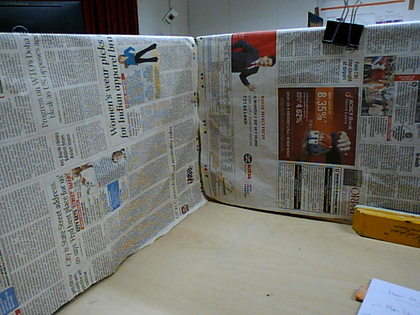
%> input picture img1.png, 420 x 315 px, shrunk from 640 x 480 before the run
$ octave main_script2.m   (GNU Octave 9; MATLAB toolbox functions it lacks are replaced by stand-ins)
%> lines starting %> are read from the running program, lines starting %| are printed output that depends on the picture
I1 = rgb2gray(imread('/home/mehthab/Assignment_3/images/img1.png'));
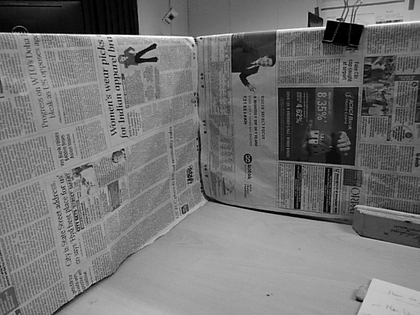
%> I1: size 315x420 uint8; min 0, max 255, mean 115.6
I2 = rgb2gray(imread('/home/mehthab/Assignment_3/images/img2.png'));
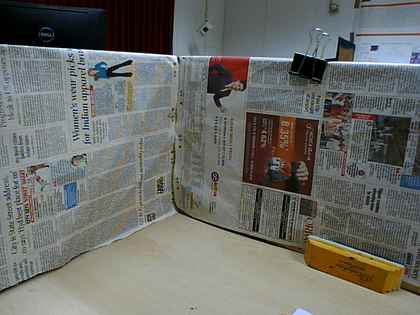
%> input picture img2.png, 420 x 315 px, shrunk from 640 x 480 before the run
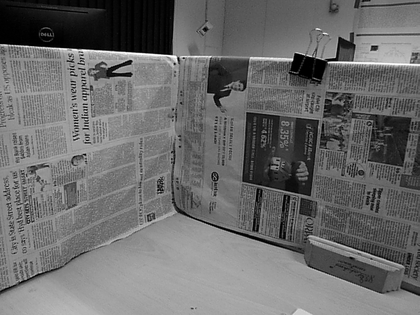
%> I2: size 315x420 uint8; min 0, max 255, mean 107.4

%> (the run ends here)
